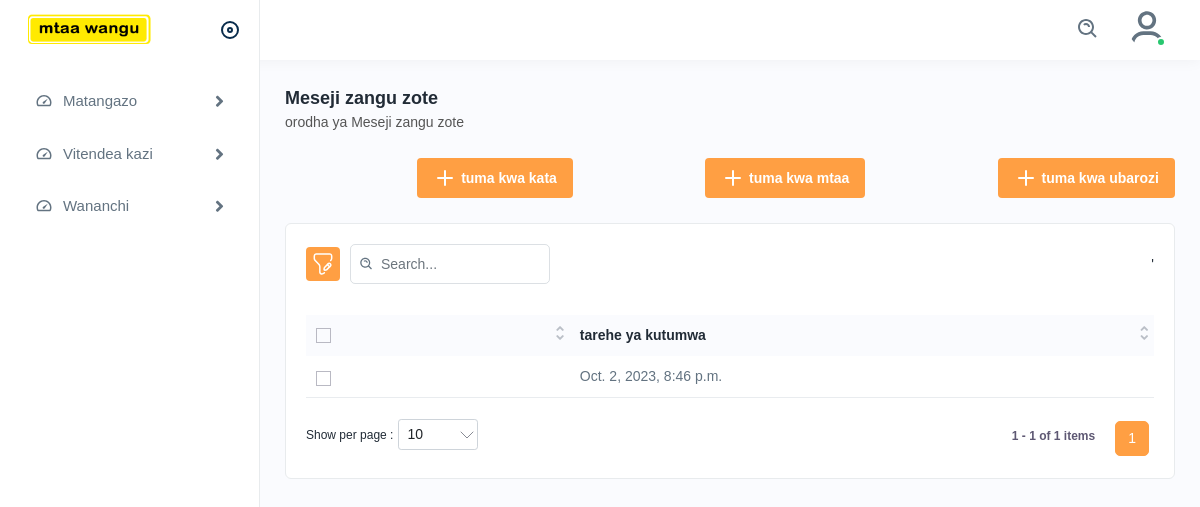
Before: /staff-jumbe/orodha-ya-jumbe/ (signed in) with the older database file.
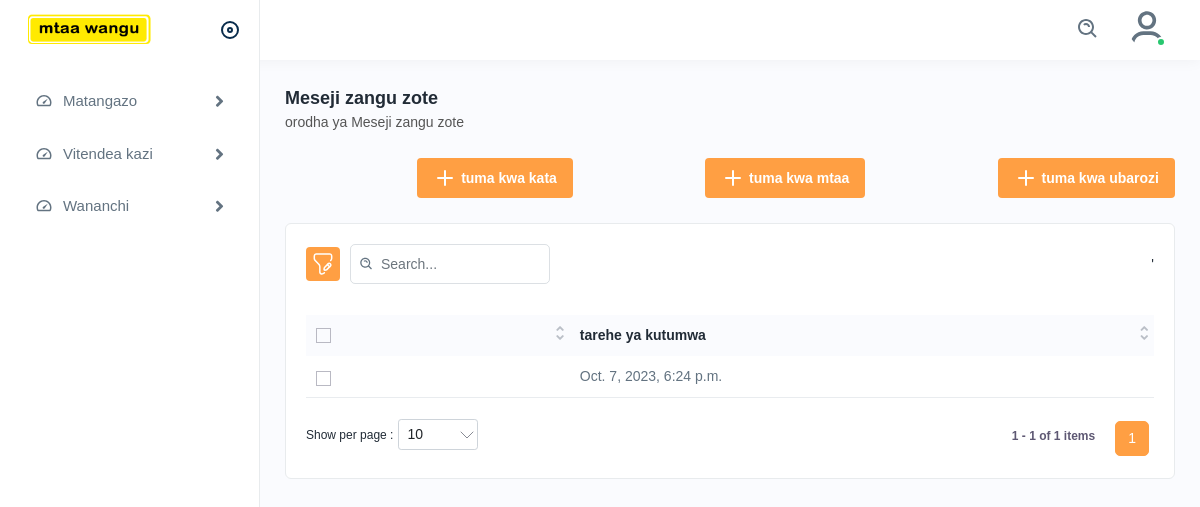
After: the same page with the newer database file.
### staff/models.py (models this page shows, shortened)
class UjumbeWaTangazo(models.Model):
    user = models.ForeignKey(User, on_delete=models.CASCADE, null=True, related_name="tangazo_user")
    ujumbe = models.ForeignKey(Tangazo, on_delete=models.CASCADE, null=True)
    eneo = models.CharField(max_length=255, null=True)
    wapokeaji = models.CharField(max_length=80, null=True, blank=True)
    date_created = models.DateTimeField(auto_now=True)
    class Meta:
        verbose_name_plural = 'JumbeZaMatangazo'

### accounts/decorators.py (the view)
    def wrapper_func(request, *args, **kwargs):
        group = None
        if request.user.groups.exists():
            group = request.user.groups.all()[0].name
        if group == 'mjumbe' and request.user.is_active:
            return redirect('mjumbe-dashibodi')
        elif group == 'mwenyekiti' and request.user.is_active:
            return redirect('mwenyekiti-dashibodi')
        elif group == 'mtendaji' and request.user.is_active:
            return redirect('mtendaji-dashibodi')
        elif request.user.is_staff and request.user.is_active:
            return view_func(request, *args, **kwargs)
        else:
            return redirect('ingia')

### staff/views.py (called while the page is built)
@login_required
@staff_tu
def orodha_ya_jumbe(request):
    jumbe = tangazo_models.UjumbeWaTangazo.objects.all()
    context = {
        'jumbe': jumbe,
    }
    return render(request, 'staff/orodha.html', context)

### templates/staff/orodha.html (shortened to what this page needs)
{% extends 'base/index.html' %}
{% load static %}
{% block page %}Meseji zangu zote{% endblock page %}
{% block slogan %}orodha ya Meseji zangu zote{% endblock slogan %}
{% block content %}
<div class="page-header">
    <div class="page-btn">
        <a href="{% url 'staff-tuma-kwa-kata' %}" class="btn btn-added"><img src="{% static 'assets/img/icons/plus.svg' %}" alt="img" class="me-1">tuma kwa kata</a>
    </div>
    <div class="page-btn">
        <a href="{% url 'staff-tuma-kwa-mtaa' %}" class="btn btn-added"><img src="{% static 'assets/img/icons/plus.svg' %}" alt="img" class="me-1">tuma kwa mtaa</a>
    </div>
    <div class="page-btn">
        <a href="{% url 'staff-tuma-kwa-barozi' %}" class="btn btn-added"><img src="{% static 'assets/img/icons/plus.svg' %}" alt="img" class="me-1">tuma kwa ubarozi</a>
    </div>
</div>
<div class="card">
    <div class="card-body">
    <div class="table-top">
    <div class="search-set">
    <div class="search-path">
    <a class="btn btn-filter" id="filter_search">
        <img src="{% static 'assets/img/icons/filter.svg' %}" alt="img">
    </a>
    </div>
    <div class="search-input">
    <a class="btn btn-searchset"><img src="{% static 'assets/img/icons/search-white.svg' %}" alt="img"></a>
    </div>
    </div>
    <div class="wordset">'
    </div>
    </div>
    <div class="table-responsive">
    <table class="table  datanew">
    <thead>
    <tr>
    <th>
    <label class="checkboxs">
    <span class="checkmarks"></span>
    </label>
    </th>
    <th>tarehe ya kutumwa </th>
    </tr>
    </thead>
    <tbody>
    {% for pc in jumbe %}
    <tr>
    <td>
    <label class="checkboxs">
    <span class="checkmarks"></span>
    </label>
    </td>
    <td>{{pc.date_created}}</td>
    </tr>
    {% endfor %}
    </tbody>
    </table>
    </div>
    </div>
</div>
{% endblock %}

Changed rows visible on the page:
removed UjumbeWaTangazo: date_created "Oct. 2, 2023, 8:46 p.m."
added UjumbeWaTangazo: date_created "Oct. 7, 2023, 6:24 p.m."
